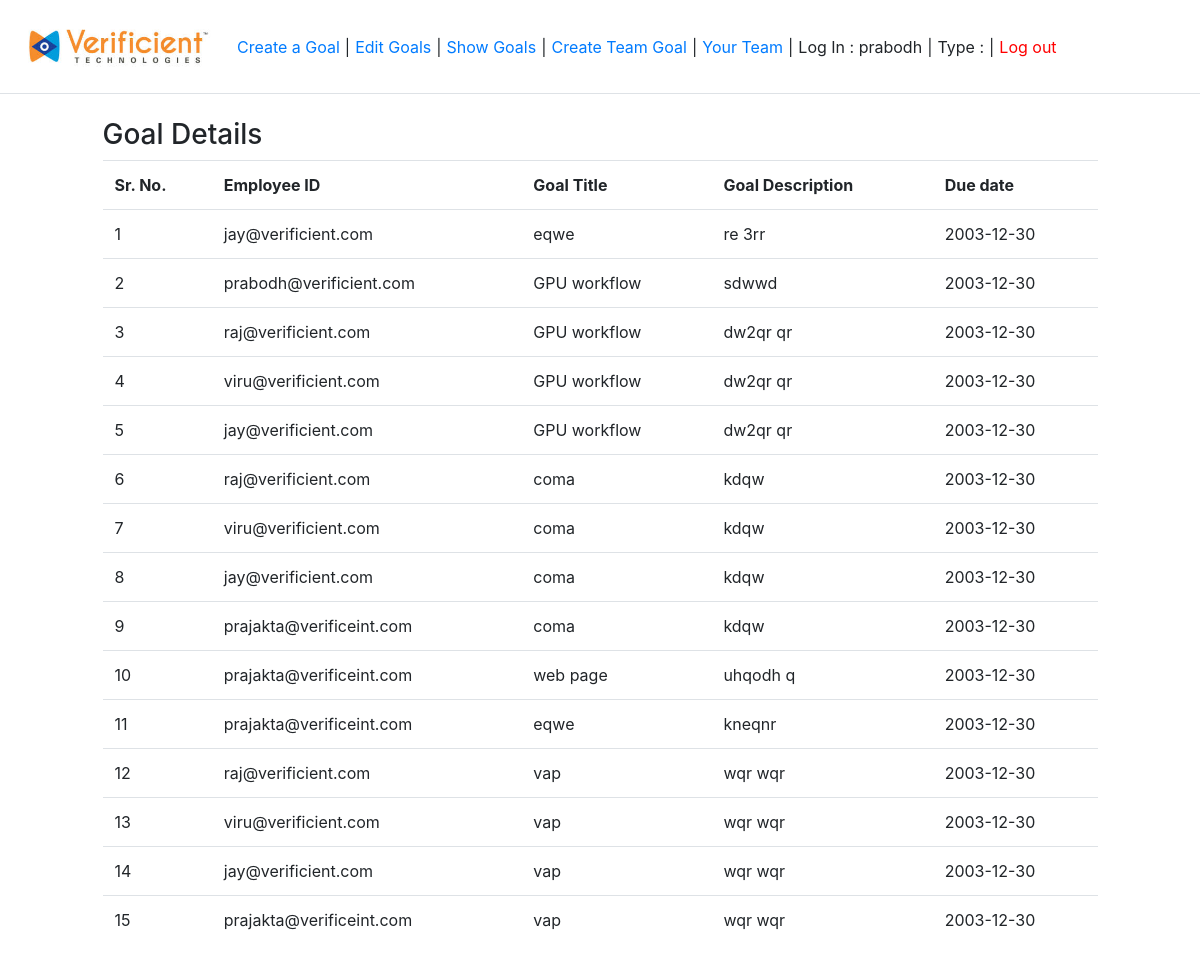
/DisplayEmpData/ (signed in), run on the app's committed database.
### miss_management/models.py (models this page shows)
class Emp_goal_data_man(models.Model):  # database name is Emp_goal_data_man,for storing goals details
    email = models.EmailField(max_length=50)
    goal_id = models.CharField(max_length=100)
    goal_title = models.CharField(max_length=100)
    goal_description = models.CharField(max_length=100)
    due_date = models.CharField(max_length=25, default="NA")
    employee_comment = models.CharField(max_length=100, default="NA")
    employee_ratings = models.IntegerField(default=00)
    manager_comment = models.CharField(max_length=100, default="NA")
    manager_ratings = models.IntegerField(default=00)

### miss_management/views.py (the view)
# urls.py: path('DisplayEmpData/', views.DisplayEmpData.as_view(), name="DisplayEmpData"),
class DisplayEmpData(View):
    def get(self, request, *args, **kwargs):  # for displaying employee detail from database get request
        all_emp_data = Emp_goal_data_man.objects.all()
        SerNo = len(all_emp_data)
        return render(request, "miss_management/show_goal_setting_data.html",
                      {'emp_goal_setting_data': all_emp_data, 'serno': SerNo})

### miss_management/templates/miss_management/show_goal_setting_data.html (shortened to what this page needs)
{% load static %}
<!DOCTYPE html>
<html>
<head>
 {% include "bootstrap.html" %}
</head>
  <body>
  {% include "navbar_emp.html" %}
    <br>
    <div class="row">
      <div class="col-sm-1 col-md-1 col-lg-1">
      </div>
      <div class="col-sm-10 col-md-10 col-lg-10">
              <h3>Goal  Details</h3>
    <table class="table">
    <tr>
       <th>Sr. No. </th>
        <th>Employee ID</th>
      <th>Goal Title</th>
      <th>Goal Description</th>
      <th>Due date</th>
    </tr>
    {% for stored_empData in emp_goal_setting_data %}
    <tr>
      <td>{{ forloop.counter }}</td>
        <td>{{ stored_empData.email}}</td>
         <td>{{ stored_empData.goal_title}}</td>
         <td>{{ stored_empData.goal_description}} </td>
         <td>{{ stored_empData.due_date}}</td>
    </tr>
    {% endfor %}
      </div>
    </div>
  </body>
</html>

### miss_management/templates/miss_management/navbar_emp.html (shortened to what this page needs)
{% load static %}
<nav class="navbar navbar-expand-lg navbar-light bg-ligt border-bottom">
  <a class="navbar-brand" href="#">
    <img src="{% static 'images/verificient.jpeg' %}" class="img img-responsive" style="max-height: 250;max-width: 200px;"></a>
  <div class="collapse navbar-collapse" id="navbarSupportedContent">
    <ul class="navbar-nav mr-auto">
      <li class="nav-item active">
        <a class="active" href=""  name="user"> Create a Goal </a>
      </li>|
      <li class="nav-item">
       <a href="{%url 'EditDisplayEmpData' %}"  name="user"> Edit Goals </a>
      </li>|
      <li class="nav-item">
        <a href="{%url 'search_emp_goal_Data' %}"  name="user"> Show Goals </a>
      </li>|
      <li class="nav-item">
        <a href="{%url 'team_setting_form' %}"  name="user"> Create Team Goal</a>
      </li>|
      <li class="nav-item">
        <a href="{%url 'DisplayTeamData' request.user.username %}"  name="user"> Your Team </a>
      </li>|
      <li class="nav-item">
       <a name="user"> Log In : {{request.user.username}} </a>
      </li>|
      <li class="nav-item">
         <a name="user"> Type : {{request.user.first_name}} </a>
      </li>|
      <li class="nav-item">
        <a href="{%url 'logout' %}"><font color="red">Log out</font></a>
      </li>
    </ul>
  </div>
</nav>

### miss_management/templates/miss_management/navbar_emp.html (style rules this page uses)
li { padding-right: 5px; padding-left: 5px; }
a { text-decoration: none !important; }
body { max-width: 100% !important; overflow-x: hidden; }

### data on the page
Emp_goal_data_man: email "jay@verificient.com", goal_title "eqwe", goal_description "re 3rr", due_date "2003-12-30"
Emp_goal_data_man: email "prabodh@verificient.com", goal_title "GPU workflow", goal_description "sdwwd", due_date "2003-12-30"
Emp_goal_data_man: email "raj@verificient.com", goal_title "GPU workflow", goal_description "dw2qr qr", due_date "2003-12-30"
Emp_goal_data_man: email "viru@verificient.com", goal_title "GPU workflow", goal_description "dw2qr qr", due_date "2003-12-30"
Emp_goal_data_man: email "jay@verificient.com", goal_title "GPU workflow", goal_description "dw2qr qr", due_date "2003-12-30"
Emp_goal_data_man: email "raj@verificient.com", goal_title "coma", goal_description "kdqw", due_date "2003-12-30"
Emp_goal_data_man: email "viru@verificient.com", goal_title "coma", goal_description "kdqw", due_date "2003-12-30"
Emp_goal_data_man: email "jay@verificient.com", goal_title "coma", goal_description "kdqw", due_date "2003-12-30"
Emp_goal_data_man: email "prajakta@verificeint.com", goal_title "coma", goal_description "kdqw", due_date "2003-12-30"
Emp_goal_data_man: email "prajakta@verificeint.com", goal_title "web page", goal_description "uhqodh q", due_date "2003-12-30"
Emp_goal_data_man: email "prajakta@verificeint.com", goal_title "eqwe", goal_description "kneqnr", due_date "2003-12-30"
Emp_goal_data_man: email "raj@verificient.com", goal_title "vap", goal_description "wqr wqr", due_date "2003-12-30"
Emp_goal_data_man: email "viru@verificient.com", goal_title "vap", goal_description "wqr wqr", due_date "2003-12-30"
Emp_goal_data_man: email "jay@verificient.com", goal_title "vap", goal_description "wqr wqr", due_date "2003-12-30"
Emp_goal_data_man: email "prajakta@verificeint.com", goal_title "vap", goal_description "wqr wqr", due_date "2003-12-30"

### other printed values
{{ request.user.username }} "prabodh"
